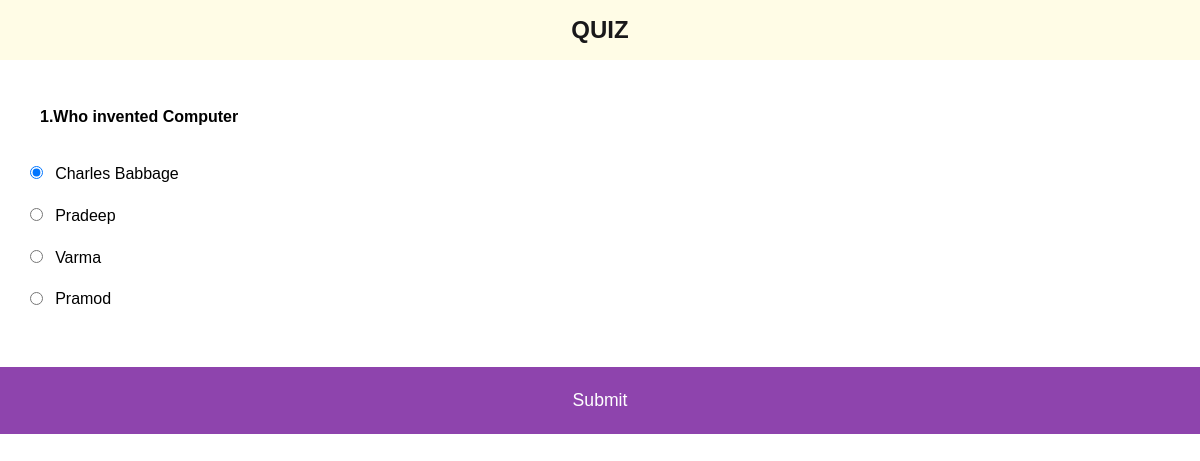
Before: /userpage/0x45d5f2bb1d55a39e82e8c082f8e52a4bdac79d36/quiz/1/ with the older database file.
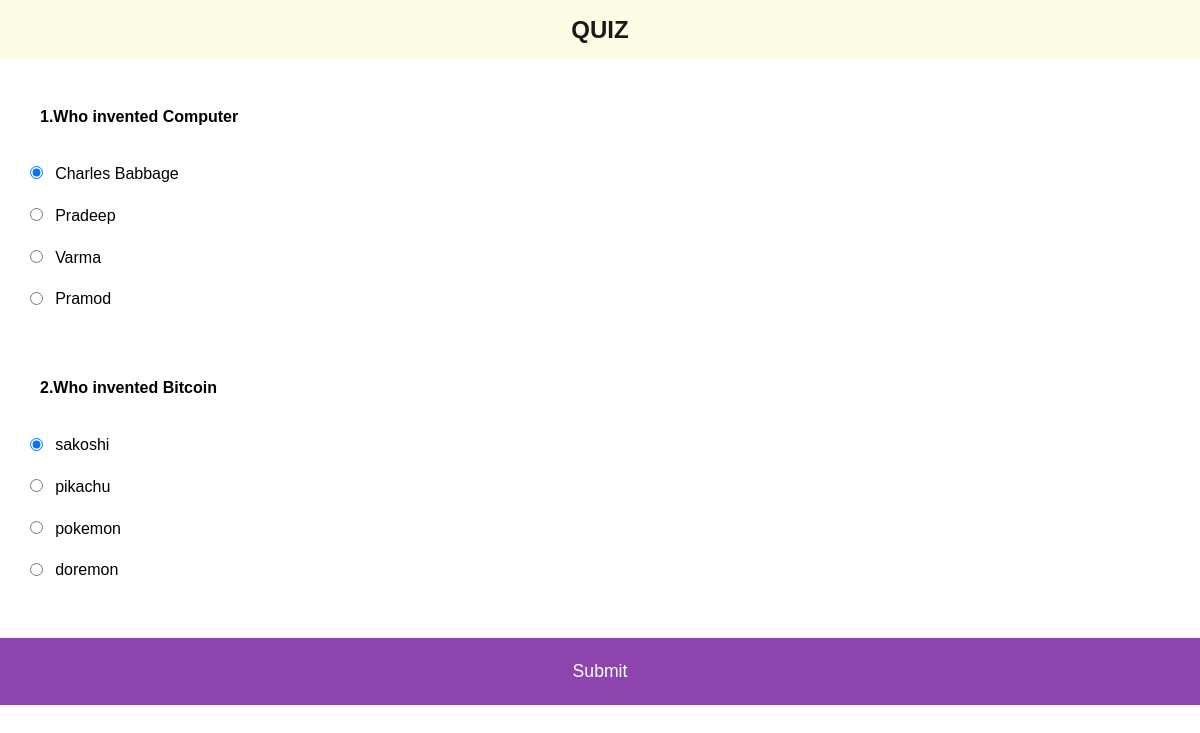
After: the same page with the newer database file.
### INDIGGator/models.py (models this page shows, shortened)
class Question(models.Model):
    weekId = models.ForeignKey(NoOfWeeks,on_delete=models.CASCADE)
    question = models.CharField(max_length=255,null=False,blank=False)
    op1 = models.CharField(max_length=200,null=True)
    op2 = models.CharField(max_length=200,null=True)
    op3 = models.CharField(max_length=200,null=True)
    op4 = models.CharField(max_length=200,null=True)
    ans = models.CharField(max_length=200,null=True)

### INDIGGator/views.py (the view, shortened to what this page needs)
# urls.py: path('userpage/<str:walletAddress>/quiz/<str:quizId>/',quizzPage,name='quizzPage'),
def quizzPage(request,walletAddress,quizId):
    obj = NoOfWeeks.objects.get(quizzId=quizId)
    questions = Question.objects.filter(weekId=obj)
    context={'quizId':quizId,'questions':questions}
    return render(request,'quizz.html',context  )

### templates/quizz.html (shortened to what this page needs)
<!DOCTYPE html>
<html lang="en">
<head>
</head>
<body>
    <center><h2 style="background-color: rgba(255, 252, 230, 1);color:#19181a; font-weight: 650;">QUIZ</b></h1></center>
    <form method='post' action=''>
    <div class="quiz-container" id="quiz">
        {% for q  in questions%}
          <div class="quiz-header">
            <h2 id="question"><label for="question"><b>{{forloop.counter}}.{{q.question}}</b></label></h2>
            <ul>
              <li>
                <input class="form-check-input" type="radio" name="{{q.question}}" id="gridRadios1" value="option1" checked>
                <label class="form-check-label" for="gridRadios1">{{q.op1}}</label>
              </li>
              <li>
                <input class="form-check-input" type="radio" name="{{q.question}}" id="gridRadios2" value="option2">
                <label class="form-check-label" for="gridRadios2">{{q.op2}}</label>
              </li>
              <li>
                <input class="form-check-input" type="radio" name="{{q.question}}" id="gridRadios2" value="option3">
                <label class="form-check-label" for="gridRadios3">{{q.op3}}</label>
              </li>
              <li>
                <input class="form-check-input" type="radio" name="{{q.question}}" id="gridRadios2" value="option4">
                <label class="form-check-label" for="gridRadios4">{{q.op4}}</label>
              </li>
            </ul>
          </div>
          {% endfor %}
          <br><br>
          <button id="submit" class="btn btn-primary">Submit</button>
    </form>
</body>
</html>

Changed rows visible on the page:
added Question: question "Who invented Bitcoin", op1 "sakoshi", op2 "pikachu", op3 "pokemon", op4 "doremon"
